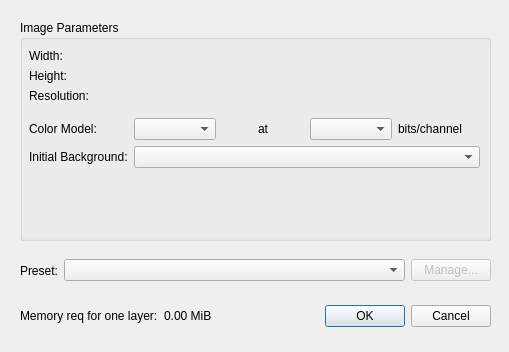
<?xml version="1.0" encoding="UTF-8"?>
<ui version="4.0">
 <class>NewDocumentDialog</class>
 <widget class="QDialog" name="NewDocumentDialog">
  <property name="geometry">
   <rect>
    <x>0</x>
    <y>0</y>
    <width>509</width>
    <height>352</height>
   </rect>
  </property>
  <property name="windowTitle">
   <string>Create New Document</string>
  </property>
  <widget class="QDialogButtonBox" name="buttonBox">
   <property name="geometry">
    <rect>
     <x>310</x>
     <y>301</y>
     <width>181</width>
     <height>31</height>
    </rect>
   </property>
   <property name="orientation">
    <enum>Qt::Horizontal</enum>
   </property>
   <property name="standardButtons">
    <set>QDialogButtonBox::Cancel|QDialogButtonBox::Ok</set>
   </property>
  </widget>
  <widget class="QGroupBox" name="groupBox">
   <property name="geometry">
    <rect>
     <x>20</x>
     <y>20</y>
     <width>471</width>
     <height>221</height>
    </rect>
   </property>
   <property name="title">
    <string>Image Parameters</string>
   </property>
   <widget class="QWidget" name="formLayoutWidget">
    <property name="geometry">
     <rect>
      <x>9</x>
      <y>29</y>
      <width>451</width>
      <height>181</height>
     </rect>
    </property>
    <layout class="QFormLayout" name="formLayout">
     <item row="0" column="0">
      <widget class="QLabel" name="label_2">
       <property name="text">
        <string>Width:</string>
       </property>
      </widget>
     </item>
     <item row="0" column="1">
      <widget class="SDF::UILayer::Gui::View::Qt::CustomWidgets::LengthQuantityEdit" name="widthSelector">
       <property name="toolTip">
        <string/>
       </property>
      </widget>
     </item>
     <item row="1" column="0">
      <widget class="QLabel" name="label_3">
       <property name="text">
        <string>Height:</string>
       </property>
      </widget>
     </item>
     <item row="1" column="1">
      <widget class="SDF::UILayer::Gui::View::Qt::CustomWidgets::LengthQuantityEdit" name="heightSelector">
       <property name="toolTip">
        <string/>
       </property>
      </widget>
     </item>
     <item row="2" column="0">
      <widget class="QLabel" name="label_4">
       <property name="text">
        <string>Resolution: </string>
       </property>
      </widget>
     </item>
     <item row="2" column="1">
      <widget class="SDF::UILayer::Gui::View::Qt::CustomWidgets::ResolutionQuantityEdit" name="resolutionSelector">
       <property name="toolTip">
        <string/>
       </property>
      </widget>
     </item>
     <item row="3" column="0">
      <widget class="Line" name="line">
       <property name="orientation">
        <enum>Qt::Horizontal</enum>
       </property>
      </widget>
     </item>
     <item row="4" column="0">
      <widget class="QLabel" name="label_5">
       <property name="text">
        <string>Color Model:</string>
       </property>
      </widget>
     </item>
     <item row="4" column="1">
      <layout class="QHBoxLayout" name="horizontalLayout_2">
       <item>
        <widget class="QComboBox" name="colorModelSelector">
         <property name="toolTip">
          <string/>
         </property>
        </widget>
       </item>
       <item>
        <widget class="QLabel" name="label_6">
         <property name="text">
          <string>at</string>
         </property>
         <property name="alignment">
          <set>Qt::AlignCenter</set>
         </property>
        </widget>
       </item>
       <item>
        <widget class="QComboBox" name="bitDepthSelector"/>
       </item>
       <item>
        <widget class="QLabel" name="label_7">
         <property name="text">
          <string>bits/channel</string>
         </property>
        </widget>
       </item>
      </layout>
     </item>
     <item row="5" column="0">
      <widget class="QLabel" name="label_8">
       <property name="text">
        <string>Initial Background:</string>
       </property>
      </widget>
     </item>
     <item row="5" column="1">
      <widget class="QComboBox" name="initialBackgroundSelector"/>
     </item>
    </layout>
   </widget>
  </widget>
  <widget class="QWidget" name="horizontalLayoutWidget">
   <property name="geometry">
    <rect>
     <x>20</x>
     <y>250</y>
     <width>471</width>
     <height>41</height>
    </rect>
   </property>
   <layout class="QHBoxLayout" name="horizontalLayout">
    <item>
     <widget class="QLabel" name="label">
      <property name="sizePolicy">
       <sizepolicy hsizetype="Minimum" vsizetype="Preferred">
        <horstretch>0</horstretch>
        <verstretch>0</verstretch>
       </sizepolicy>
      </property>
      <property name="text">
       <string>Preset:</string>
      </property>
     </widget>
    </item>
    <item>
     <widget class="QComboBox" name="presetSelector">
      <property name="sizePolicy">
       <sizepolicy hsizetype="MinimumExpanding" vsizetype="Fixed">
        <horstretch>0</horstretch>
        <verstretch>0</verstretch>
       </sizepolicy>
      </property>
     </widget>
    </item>
    <item>
     <widget class="QPushButton" name="manageButton">
      <property name="enabled">
       <bool>false</bool>
      </property>
      <property name="text">
       <string>Manage...</string>
      </property>
     </widget>
    </item>
   </layout>
  </widget>
  <widget class="QWidget" name="horizontalLayoutWidget_3">
   <property name="geometry">
    <rect>
     <x>20</x>
     <y>300</y>
     <width>281</width>
     <height>31</height>
    </rect>
   </property>
   <layout class="QHBoxLayout" name="horizontalLayout_3">
    <item>
     <widget class="QLabel" name="label_9">
      <property name="text">
       <string>Memory req for one layer:</string>
      </property>
     </widget>
    </item>
    <item>
     <widget class="QLabel" name="memoryReqIndicator">
      <property name="text">
       <string>0.00 MiB</string>
      </property>
     </widget>
    </item>
   </layout>
  </widget>
 </widget>
 <customwidgets>
  <customwidget>
   <class>SDF::UILayer::Gui::View::Qt::CustomWidgets::LengthQuantityEdit</class>
   <extends>QWidget</extends>
   <header>SDF/UILayer/Gui/View/Qt/CustomWidgets/LengthQuantityEdit.hpp</header>
  </customwidget>
  <customwidget>
   <class>SDF::UILayer::Gui::View::Qt::CustomWidgets::ResolutionQuantityEdit</class>
   <extends>QWidget</extends>
   <header>SDF/UILayer/Gui/View/Qt/CustomWidgets/ResolutionQuantityEdit.hpp</header>
  </customwidget>
 </customwidgets>
 <resources/>
 <connections>
  <connection>
   <sender>buttonBox</sender>
   <signal>accepted()</signal>
   <receiver>NewDocumentDialog</receiver>
   <slot>accept()</slot>
   <hints>
    <hint type="sourcelabel">
     <x>248</x>
     <y>254</y>
    </hint>
    <hint type="destinationlabel">
     <x>157</x>
     <y>274</y>
    </hint>
   </hints>
  </connection>
  <connection>
   <sender>buttonBox</sender>
   <signal>rejected()</signal>
   <receiver>NewDocumentDialog</receiver>
   <slot>reject()</slot>
   <hints>
    <hint type="sourcelabel">
     <x>316</x>
     <y>260</y>
    </hint>
    <hint type="destinationlabel">
     <x>286</x>
     <y>274</y>
    </hint>
   </hints>
  </connection>
 </connections>
</ui>
